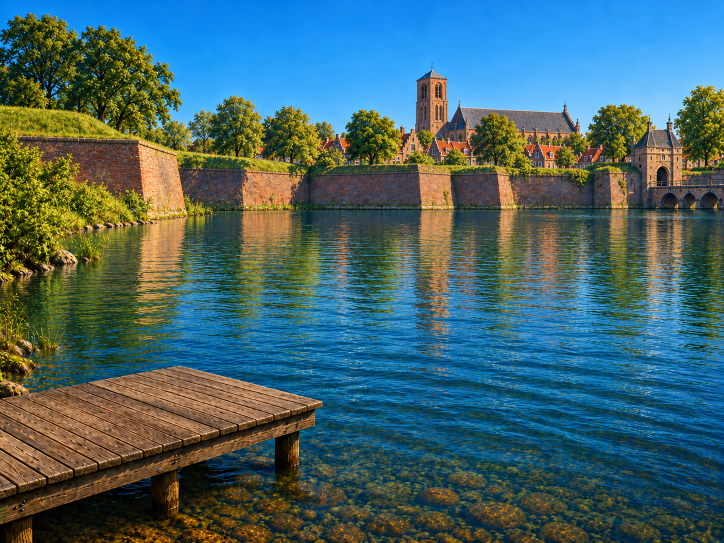
#> input picture assets/raw/backdrop-naarden.png, 1448 x 1086 px, given in place of backdrop-sea.png, which was not available (shown at 1/2 size)
$ python make_water.py sea
#> lines starting #> are read from the running program, lines starting #| are printed output that depends on the picture
### scripts/gen_video.py
"""
Bring a still picture to life: generate a short video clip from it with
Google's Gemini Omni model (Gemini API).

Used to animate the water of a map's painting -- see scripts/make_water.py,
which prepares the picture, calls this, and puts the moving water back into
the painting.

(Until October 2026 this was Veo 3.1. Google switched the Veo previews off
on 22 October 2026; Gemini Omni 1.2 Flash took their place on the same key
and billing, through the Interactions API.)

The API key is read from the environment variable GEMINI_API_KEY, or from a
file `.env` (or `.env.txt`) in the project root holding one line:

    GEMINI_API_KEY=....

Those files are in .gitignore; the key is sent to Google in a request
header only and is never printed. Video is billed per second (no free
tier; the key's project must be on a paid tier): `python
scripts/gen_video.py --prices` shows what a clip costs.

Usage (from the project root):
    python scripts/gen_video.py --image frame.jpg --loop --out clip.mp4 \
        --prompt "Static shot. Gentle waves roll toward the viewer."
"""

import argparse
import base64
import json
import os
import sys
import time
from pathlib import Path

import requests

ROOT = Path(__file__).resolve().parent.parent
API = "https://generativelanguage.googleapis.com/v1beta"

# model -> id; US$ per second by resolution (ai.google.dev pricing,
# November 2026; 1080p and 4k are upscaled from 720p by the model).
MODELS = {"omni": "gemini-omni-1.2-flash"}
PRICES = {"360p": 0.023, "720p": 0.07, "1080p": 0.104, "4k": 0.209}
# Seconds: 3 to 15 from one picture, at most 10 with a first AND last frame.
MIN_S, MAX_S, MAX_LOOP_S = 3, 15, 10


def load_key():
    key = os.environ.get("GEMINI_API_KEY")
    for name in (".env", ".env.txt"):
        path = ROOT / name
        if key or not path.exists():
            continue
        for line in path.read_text(encoding="utf-8-sig").splitlines():
            name_, _, value = line.partition("=")
            if name_.strip() == "GEMINI_API_KEY":
                key = value.strip().strip('"').strip("'")
    if not key:
        sys.exit("no GEMINI_API_KEY: set it in the environment or in a .env file "
                 "in the project root (see the top of scripts/gen_video.py)")
    return key


# [19 lines left out: functions as_image, find_video, not called in this run]


def generate(prompt, image, out, loop=False, model="omni", resolution="1080p",
             seconds=8, timeout=900):
    """
    One clip: `image` is its first frame, and with `loop` also its last, so
    the clip ends where it began. Returns the path written.
    """
    longest = MAX_LOOP_S if loop else MAX_S
    if not MIN_S <= seconds <= longest:
        sys.exit(f"a clip is {MIN_S} to {longest} seconds")
    key = load_key()
    headers = {"x-goog-api-key": key}
    model_id = MODELS.get(model, MODELS["omni"])
    first = as_image(image)
    inputs = [first, dict(first)] if loop else [first]
    inputs.append({"type": "text", "text": prompt.strip()})
    body = {
        "model": model_id,
        "input": inputs,
        "response_format": {"type": "video", "duration": f"{seconds}s", "aspect_ratio": "16:9",
                            "resolution": resolution, "delivery": "uri"},
        # (One request that waits for the clip: the quickest way, says Google.
        # A clip handed over as a file must be stored for a while.)
        "background": False, "store": True, "stream": False,
    }

    def explain(response):
        return response.text[:800].replace(key, "<key>")

    print(f"[omni] {model_id}: {seconds} s at {resolution}, about ${PRICES[resolution] * seconds:.2f}")
    started = time.time()
    r = requests.post(f"{API}/interactions", headers=headers, json=body, timeout=timeout)
    if r.status_code != 200:
        sys.exit(f"request refused (HTTP {r.status_code}):\n{explain(r)}")
    answer = r.json()
    video = find_video(answer)
    if not video:
        # e.g. the safety filter held the clip back
        print(f"[fail] no video came back: {json.dumps(answer)[:600]}")
        return None

    if video.get("data"):
        content = base64.b64decode(video["data"])
    else:
        # A file of the Files API: wait until it is ready, then fetch it.
        file_id = video["uri"].split("/files/")[-1].split(":")[0].split("?")[0]
        while True:
            r = requests.get(f"{API}/files/{file_id}", headers=headers, timeout=60)
            if r.status_code == 200 and r.json().get("state") == "ACTIVE":
                break
            if time.time() - started > timeout:
                sys.exit(f"gave up after {timeout} s waiting for file {file_id}")
            time.sleep(5)
        r = requests.get(f"{API}/files/{file_id}:download", headers=headers,
                         params={"alt": "media"}, timeout=300)
        if r.status_code != 200:
            sys.exit(f"download failed (HTTP {r.status_code}):\n{explain(r)}")
        content = r.content
    out = Path(out)
    out.parent.mkdir(parents=True, exist_ok=True)
    out.write_bytes(content)
    print(f"[ok]   {out}  {len(content) // 1024} kB  ({time.time() - started:.0f} s)")
    return out


# [21 lines left out: function main, not called in this run]


# [2 lines that do not run on import are left out]

### scripts/make_water.py
"""
Moving water for a map's painting.

A video model (Gemini Omni -- Veo until October 2026 --, see
scripts/gen_video.py) turns the painting into eight seconds of film in
which the water moves. This script prepares the picture
for it and afterwards puts ONLY the moving water back into the original
painting, so everything else -- jetty or pier, walls, trees, sky -- stays
exactly the still painting: razor sharp and rock solid under Julian.

    python scripts/make_water.py sea            # generate (costs money) + compose
    python scripts/make_water.py lake
    python scripts/make_water.py greece
    python scripts/make_water.py antarctica    # the fire flickers too
    python scripts/make_water.py ocean         # the wake of the boat
    python scripts/make_water.py sea --compose  # only redo the composing

Step by step
  1. FRAME   The bottom part of the 4:3 painting (from just above the far
             shore / horizon down) is almost exactly 16:9, the shape Veo
             films in. It is sent in full HD, so the model spends all its
             pixels on water and none on sky.
  2. FILM    Veo gets that frame as the first AND the last frame of the
             clip, with a prompt saying the camera is locked off and only
             the water moves: the clip ends where it began and can repeat.
             Kept as work/veo-<map>.mp4 (with Veo's own sound track).
  3. MASK    Where does the film actually move? (Never on the jetty, pier
             or pontoon itself: the map's `dry` outline is cut out.)
             Where does the film actually move? Measured per small block
             of pixels: how much its average brightness changes over the
             clip. (Per single pixel would not do: Veo redraws stone and
             wood with a fine grain that shimmers a little, while a whole
             block of stone stays the same and a block of water does not.)
             Only below the map's far shore or horizon (src/data/maps.js),
             so a swaying tree top can never slip in. Kept as
             work/water-mask-<map>.png to look at: white = moving water.
  4. COMPOSE Each film frame is colour-matched to the painting and laid
             over it through that mask (soft-edged), then everything is
             encoded as the map's backdrop video.
  5. LOOP    Veo's last frame matches its first in the large (where the
             swell and the foam are) but not ripple for ripple, which would
             show as a little jolt every time the video repeats. So the
             end of the clip is dissolved into its beginning over half a
             second.

    ->  assets/clean/backdrop-<painting>.mp4   (4:3, no sound)

The game shows the painting at once and swaps in the video when it has
loaded (map.backdropVideo). Needs ffmpeg and node on the PATH.

work/ is not in git and not part of the published game: the raw clips are
30 MB each. As long as they are there, --compose costs nothing.
"""

import argparse
import json
import subprocess
import sys
from pathlib import Path

import numpy as np
from PIL import Image, ImageDraw
from scipy import ndimage

sys.path.insert(0, str(Path(__file__).resolve().parent))
from gen_video import generate          # noqa: E402

ROOT = Path(__file__).resolve().parent.parent
RAW = ROOT / "assets" / "raw"
CLEAN = ROOT / "assets" / "clean"
WORK = ROOT / "work"

# The part of the painting that is filmed: from this share of its height
# down to the bottom. 4:3 * (1 - 0.236) is 16:9 to within 2 %; that last
# bit is evened out by a squeeze nobody can see.
WINDOW_TOP = 0.236
FILM_SIZE = (1920, 1080)
OUT_SIZE = (1440, 1080)       # the finished 4:3 video
FPS = 24
CRF = 28                      # x264 quality: lower = better and bigger
# Veo draws water crisper than the paintings are; a touch of blur brings
# it back in line with them (and makes the file a good deal smaller).
FILM_SOFTEN = 0.6

# Motion is measured on blocks of MOTION_BLOCK x MOTION_BLOCK pixels: how
# much a block's average brightness varies over the clip (standard
# deviation, 0..255). Stone and wood stay under 3; water is 4 (far away)
# to 40.
MOTION_BLOCK = 6
MOTION_MIN = 3.5
MASK_FEATHER_PX = 6
# Kept clear around the jetty / pier / pontoon outline of the map.
DRY_MARGIN_PX = 4
# Colour is compared between film and painting with fine detail blurred
# away (Veo redraws every stone and ripple crisper than the painting).
COLOUR_BLUR_PX = 12
# Frames over which the end of the clip dissolves into its start.
LOOP_BLEND_FRAMES = 12

STILL_RULES = (
    "Static, locked-off tripod shot: the camera does not move at all -- no "
    "pan, no tilt, no zoom, no shake, no change of focus. Everything that is "
    "not water stays perfectly still and exactly as it is. Nothing new "
    "appears and nothing disappears: no boats, no birds, no fish, no people, "
    "no objects, no text. Even, natural, real-time motion from the first "
    "frame to the last, as one seamless loop."
)

WATER = {
    "sea": dict(
        painting="backdrop-sea",
        prompt=(
            "A calm summer sea, gently alive. A slow, low swell rolls evenly "
            "toward the viewer; small ripples and a few little white caps "
            "come and go; sunlight glitters on the water; a little foam "
            "laps softly around the foot of the stone pier. The motion is "
            "the same, gentle and regular, all the way through: NO big "
            "wave, no breaker, no splash, no spray, and no water ever comes "
            "over the pier. The stone pier, its iron bollard and the "
            "horizon do not move. " + STILL_RULES +
            " Sound: waves washing against stone, a light sea breeze. No "
            "music, no voices."
        )),
    "france": dict(
        painting="backdrop-france",
        prompt=(
            "The clear mountain lake is gently alive. A light breeze sends "
            "small ripples drifting slowly across the surface; the "
            "reflections of the village, the trees and the mountains shimmer "
            "and waver softly; in the clear shallows in front, sunlight plays "
            "over the pebbles. The wooden pontoon with its barrels, its two "
            "striped mooring poles and their rope, the rowing boat on the "
            "bank, the houses, the bridge, the trees and the mountains do "
            "not move -- no leaf stirs. " + STILL_RULES +
            " Sound: quiet water lapping, a few birds far away. No music, "
            "no voices."
        )),
    "greece": dict(
        painting="backdrop-greece",
        prompt=(
            "A calm, clear summer sea, gently alive. Small ripples drift "
            "slowly across the deep blue water and sunlight glitters on it; "
            "in the clear turquoise shallows in front, the light plays in "
            "moving patterns over the sand, the stones and the weed on the "
            "bottom; small wavelets lap softly against the foot of the pale "
            "limestone rock, with a little white foam. The motion is the "
            "same, gentle and regular, all the way through: no big wave, no "
            "splash, no spray, and no water ever comes onto the rock. The "
            "rock, the headland, its pines, the white houses, the chapel and "
            "the islands do not move -- no branch stirs. " + STILL_RULES +
            " Sound: small waves lapping against rock, cicadas far away. No "
            "music, no voices."
        )),
    # The big ocean, from the back deck of a boat under way: the wake.
    "ocean": dict(
        painting="backdrop-ocean",
        all_water=True,
        # Gemini Omni given the same first and last frame filmed two seconds
        # of motion, a jump, and near-stillness. So, with Omni: the first
        # frame only, twelve seconds, the longest stretch that keeps moving,
        # and its end dissolved into its beginning over a full second.
        # (The film in use, November 2026, is Veo 3.1 after all, made in
        # ElevenLabs' Image & Video -- 1080p, 8 s, this frame as first and
        # last frame, this prompt without the sound -- when the Gemini
        # credit had run out: saved as work/veo-ocean.mp4, then --compose.)
        last_frame=False,
        seconds=12,
        clean_stretch=True,
        loop_blend=24,
        # Right up to the rail: no band of still water along the boat. Not
        # the map's rough `dry` polygon but each boat's own rail line
        # (RAIL_LINES in make_boats.py), to the pixel.
        rail_lines=True,
        feather=2,                       # (the far edge, at the horizon)
        prompt=(
            "In a single continuous shot, the camera locked off on the boat: "
            "the open tropical ocean seen from the cockpit of a big-game "
            "fishing boat that is sailing forward at a steady speed. Right "
            "behind the stern the broad white wake churns, foams and boils and "
            "streams steadily away toward the horizon; the deep blue swells "
            "beside it roll past, small white caps break and sunlight glitters "
            "on the water. The motion is fast, lively, steady and continuous "
            "from the first to the last frame -- the water never slows down "
            "or stops, and there are no cuts. The boat's teak deck, its white "
            "stern and varnished rails, the island and the birds do not move: the "
            "camera is fixed to the boat. " + STILL_RULES +
            " Sound: the steady rumble of boat engines and rushing, churning "
            "water. No music, no voices."
        )),
    # The ice: the water, and the fire in its bowl beside the igloo.
    "antarctica": dict(
        painting="backdrop-antarctica",
        flames=[[[0, 470], [170, 470], [170, 650], [0, 650]],      # the fire
                [[135, 250], [205, 250], [205, 470], [140, 470]]],  # its smoke
        prompt=(
            "A calm polar sea at the edge of the Antarctic ice, gently alive. "
            "Small ripples drift slowly across the dark blue water and the low "
            "sun glitters on it; in the clear turquoise water at the foot of the "
            "ice cliff the light plays softly; tiny wavelets lap against the ice "
            "with a little white foam. In the bottom-left corner the small fire in "
            "the black iron bowl burns: its orange flames flicker and dance, and "
            "a thin wisp of grey smoke drifts up and away. The motion of the water "
            "is the same, gentle and regular, all the way through: no big wave, no "
            "splash. The ice, the igloo, the iron bowl, the icebergs, the "
            "mountains, the penguins and the polar bears do not move. "
            + STILL_RULES +
            " Sound: small waves lapping against ice, the crackle of a small "
            "fire, penguins calling far away. No music, no voices."
        )),
    "lake": dict(
        painting="backdrop-naarden",
        prompt=(
            "The calm water of the moat is alive. A light breeze sends small "
            "ripples drifting slowly across the surface; the reflections of "
            "the brick walls and the trees shimmer and waver softly; in the "
            "clear shallows in front, sunlight plays over the pebbles. The "
            "wooden jetty, the brick fortress walls, the church, the houses, "
            "the trees and the banks do not move -- no leaf stirs. "
            + STILL_RULES +
            " Sound: quiet water lapping, a few birds far away. No music, "
            "no voices."
        )),
}


# [30 lines left out: functions waterline, dry_land, polygons_mask, not called in this run]


def far_shore(map_id, width, height):
    """Painting row of the map's far shore or horizon: no water above it."""
    return min(y for _, y in waterline(map_id, width, height))


def film_frame(painting):
    """The 16:9 frame Veo starts from."""
#> called with painting = 'backdrop-sea'
    img = Image.open(RAW / f"{painting}.png").convert("RGB")
#> img is the input picture: PIL image 1448x1086 RGB; mean R, G, B 69.1, 101.4, 105.1
    top = round(img.height * WINDOW_TOP)
#> top = 256
    return img.crop((0, top, img.width, img.height)).resize(FILM_SIZE, Image.LANCZOS)
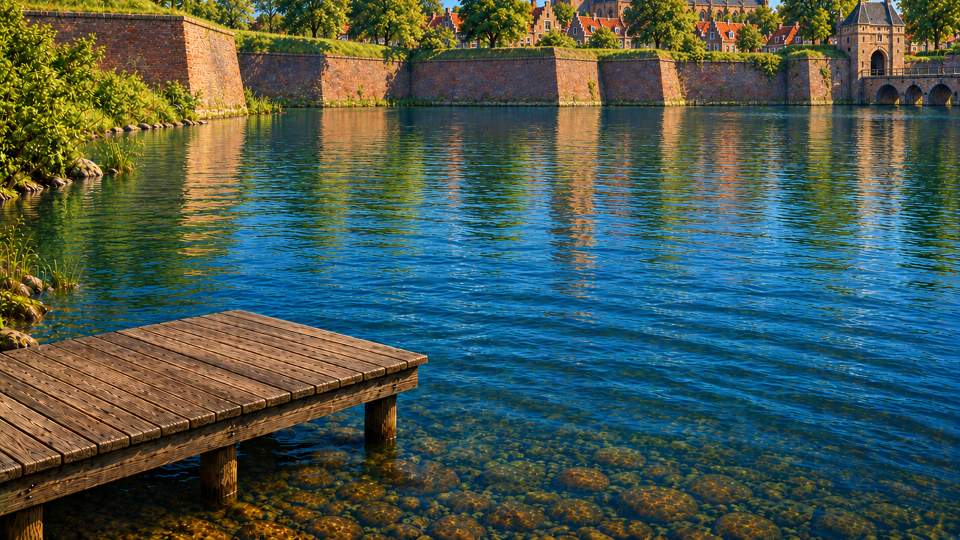
#> returned value: PIL image 1920x1080 RGB (shown at 1/2 size); mean R, G, B 71.3, 89, 79


# [166 lines left out: functions clean_stretch, read_clip, compose, not called in this run]


def main():
    ap = argparse.ArgumentParser(description=__doc__.split("\n\n")[0])
    ap.add_argument("map", choices=WATER, help="map id, as in src/data/maps.js")
    ap.add_argument("--compose", action="store_true",
                    help="skip the (paid) generation, reuse work/veo-<map>.mp4")
    ap.add_argument("--model", default="omni", help="the video model (gen_video.py's MODELS)")
    ap.add_argument("--painting", help="with --compose: lay the film over this painting "
                    "instead (one with the same water, such as a boat of the big ocean)")
    args = ap.parse_args()

    if not args.compose:
        spec = WATER[args.map]
        WORK.mkdir(exist_ok=True)
        frame = WORK / f"veo-{args.map}-frame.jpg"
        film_frame(spec["painting"]).save(frame, "JPEG", quality=95)
        clip = generate(spec["prompt"], frame, WORK / f"veo-{args.map}.mp4",
                        loop=spec.get("last_frame", True), seconds=spec.get("seconds", 8),
                        model=args.model)
        frame.unlink()
        if clip is None:
            sys.exit(1)
    compose(args.map, args.painting)


if __name__ == "__main__":
#> (the run stopped early here; a loop or call above may not have finished)

$ run again, on assets/raw/backdrop.png
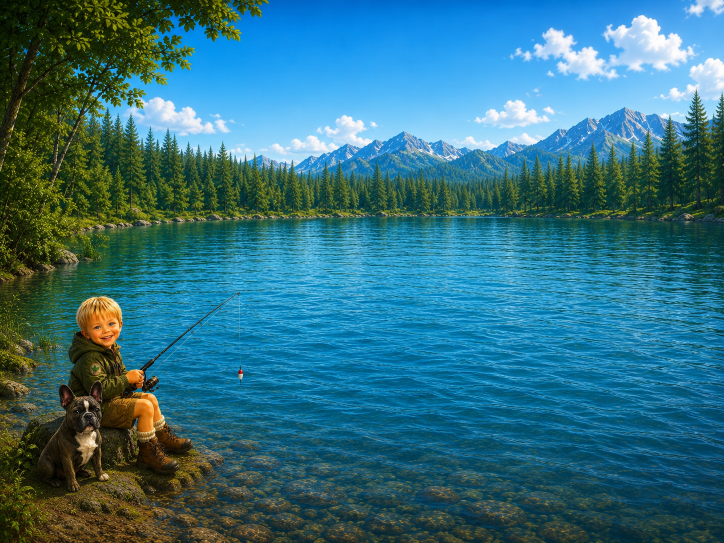
#> input picture assets/raw/backdrop.png, 1448 x 1086 px, given in place of backdrop-sea.png, which was not available (shown at 1/2 size)
#> in film_frame, img is the input picture: PIL image 1448x1086 RGB; mean R, G, B 50, 111.5, 127.9
#> in film_frame, `return img.crop((0, top, img.width, img.height)).resize(FILM_SIZE, Ima..`:
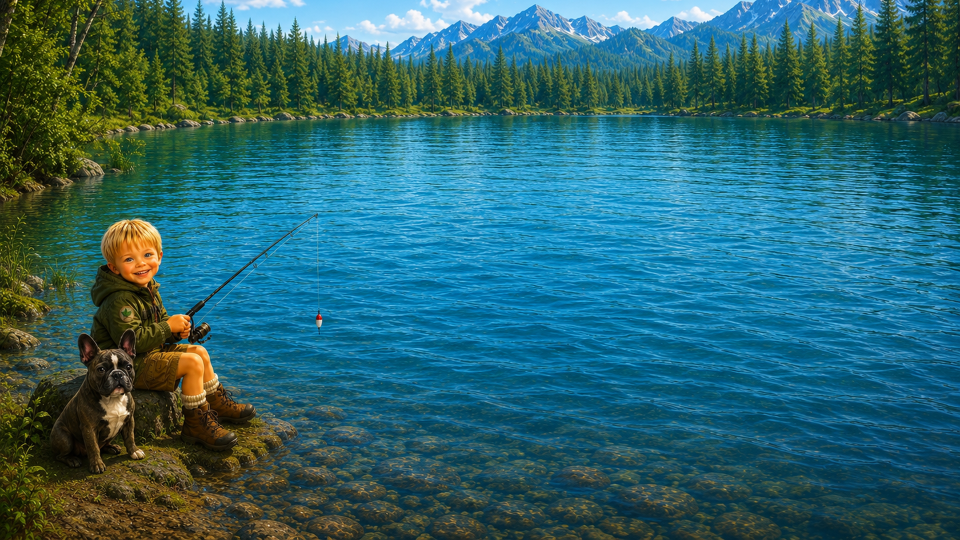
#> returned value: PIL image 1920x1080 RGB (shown at 1/2 size); mean R, G, B 43.1, 100.3, 109.5
